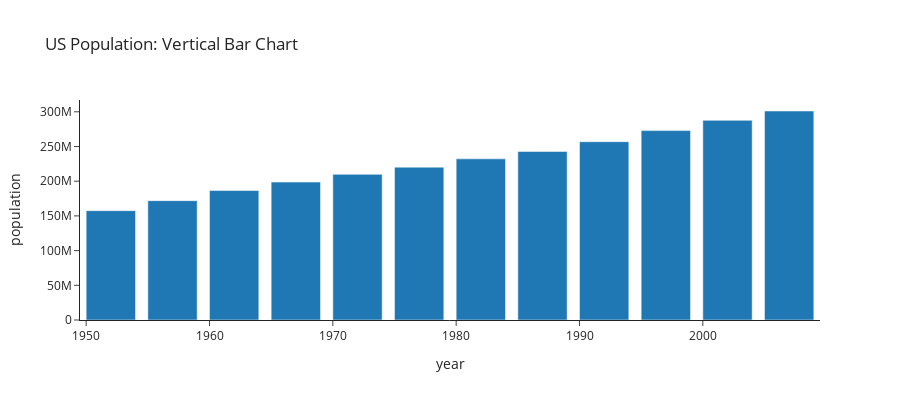

Notebook code for this chart:
### Code cell
# Vertical Bar Chart:  United States Population, over all years
fig = px.bar(df_US, 
             x='year', 
             y='population',
             width=900,
             height=400,
             template='simple_white',
             title='US Population: Vertical Bar Chart')
fig.show()

### Figure 1 — Plotly figure (JSON) as saved in the notebook; plotly's stock layout.template omitted (floating-point values rounded to 4 significant figures)
{"data": [{"alignmentgroup": "True", "hoverlabel": {"namelength": 0}, "hovertemplate": "year=%{x}<br>population=%{y}", "legendgroup": "", "marker": {"color": "#1F77B4"}, "name": "", "offsetgroup": "", "orientation": "v", "showlegend": false, "textposition": "auto", "type": "bar", "x": [1952, 1957, 1962, 1967, 1972, 1977, 1982, 1987, 1992, 1997, 2002, 2007], "xaxis": "x", "y": [157553000, 171984000, 186538000, 198712000, 209896000, 220239000, 232187835, 242803533, 256894189, 272911760, 287675526, 301139947], "yaxis": "y"}], "layout": {"barmode": "relative", "height": 400, "legend": {"tracegroupgap": 0}, "title": {"text": "US Population: Vertical Bar Chart"}, "width": 900, "xaxis": {"anchor": "y", "domain": [0, 1], "title": {"text": "year"}}, "yaxis": {"anchor": "x", "domain": [0, 1], "title": {"text": "population"}}}}
